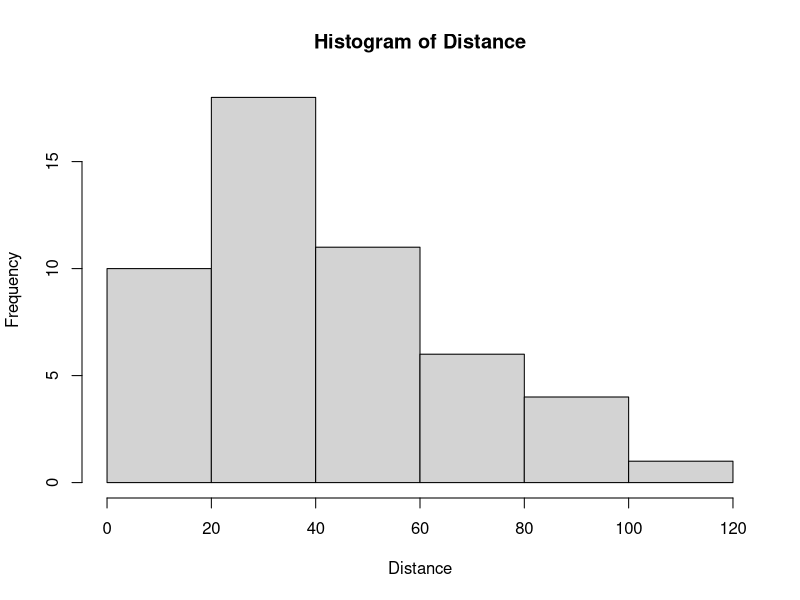

Source code (R):
## ---- chunk 1
knitr::opts_chunk$set(echo = TRUE, fig.align = 'center')
## ---- chunk 2
# This is a code chunk. Only code goes here. This is a comment, which will not 
# be seen as code by R.

data(cars)
summary(cars$dist)
## ---- chunk 3
mean(cars$speed)
## ---- chunk 4
hist(cars$dist, 
     main = "Histogram of Distance", 
     xlab = "Distance")
